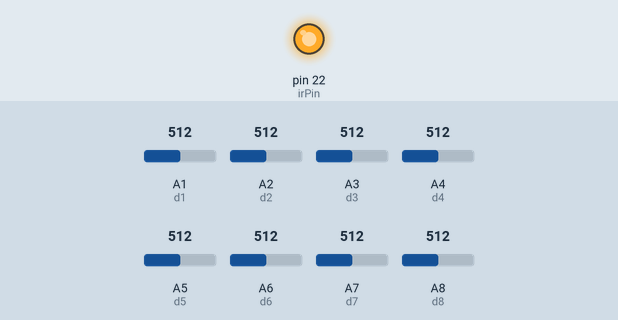
Simulated run of this sketch. Board: Arduino Mega 2560, built with avr-gcc and run on an emulated ATmega2560. Parts: output pins drawn as LEDs (lit = HIGH). The inputs (shaded band) are chosen by the test bench; at power-on: A1 (d1) = 512, A2 (d2) = 512, A3 (d3) = 512, A4 (d4) = 512, A5 (d5) = 512, A6 (d6) = 512, A7 (d7) = 512, A8 (d8) = 512. What the sketch prints to the serial monitor is not drawn.

Above: at 0.1 s.
Timing chart, 0 to 1.6 s (numbered marks = the images above):
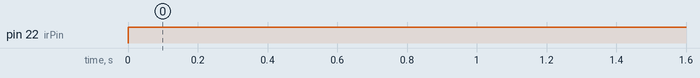

The sketch:

analogreading.ino
```cpp
 int irPin = 22;
  int d1 = A1;
  int d2 = A2;
  int d3 = A3;
  int d4 = A4;
  int d5 = A5;
  int d6 = A6;
  int d7 = A7;
  int d8 = A8;
void setup() {
  Serial.begin(9600);
    pinMode(irPin, OUTPUT);
    pinMode(d1, INPUT);
    pinMode(d2, INPUT);
    pinMode(d3, INPUT);
    pinMode(d4, INPUT);
    pinMode(d5, INPUT);
    pinMode(d6, INPUT);
    pinMode(d7, INPUT);
    pinMode(d8, INPUT);
}
void loop(){
  digitalWrite(irPin,HIGH);
  d1=analogRead (A1);
  d2=analogRead (A2);
 d3= analogRead (A3);
  d4=analogRead (A4);
  d5=analogRead (A5);
  d6=analogRead (A6);
  d7=analogRead (A7);
  d8=analogRead (A8);
Serial.println(d8);
}
```

Measured:
- by itself, pin 22 (irPin): LOW → HIGH at 0.00 s
